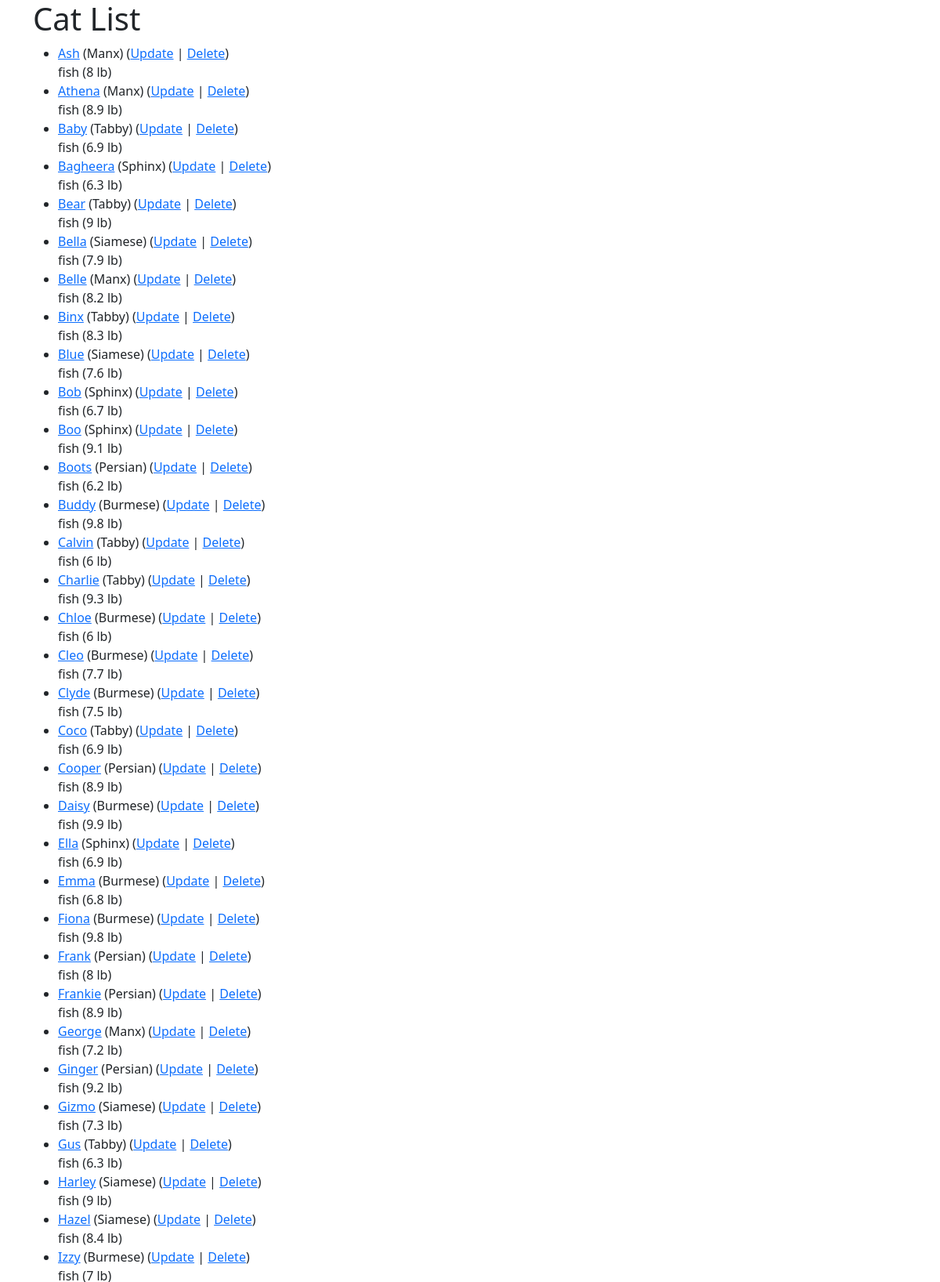
Screenshot of /cats/ (signed in, upper part) with the database file from the repository.
### cats/models.py (models this page shows, shortened)
class Cat(models.Model):
    nickname = models.CharField(
            max_length=200,
            validators=[MinLengthValidator(2, "Nickname must be greater than 1 character")]
    )
    weight = models.PositiveIntegerField()
    foods = models.CharField(max_length=300, default='fish')
    breed = models.ForeignKey('Breed', on_delete=models.CASCADE, null=False)

class Breed(models.Model):
    name = models.CharField(
            max_length=200,
            validators=[MinLengthValidator(2, "Breed must be greater than 1 character")]
    )
    def __str__(self):
        return self.name

### cats/views.py (the view)
# urls.py: path('', views.CatList.as_view(), name='all'),
class CatList(LoginRequiredMixin, ListView):
    model = Cat
    def get_context_data(self, **kwargs):
        context = super().get_context_data(**kwargs)
        context['breed_count'] = Breed.objects.count()
        return context

### cats/templates/cats/cat_list.html (shortened to what this page needs)
{% extends "base_bootstrap.html" %}
{% block content %}
    <h1>Cat List</h1>
    {% if cat_list %}
      <ul>
        {% for cat in cat_list %}
          <li>
            <div>
              <a href="{% url 'cats:cat_detail' cat.id %}">{{ cat.nickname }}</a>
              ({{ cat.breed }}) (<a href="{% url 'cats:cat_update' cat.id %}">Update</a> |
              <a href="{% url 'cats:cat_delete' cat.id %}">Delete</a>) <br />
              {{ cat.foods }} ({{ cat.weight }} lb)
            </div>
          </li>
        {% endfor %}
      </ul>
    {% else %}
      <p>There are no cats in the library.</p>
    {% endif %}
{% endblock %}

### rows the page displays
Cat: nickname "Ash", breed "Manx", foods "fish", weight "8"
Cat: nickname "Athena", breed "Manx", foods "fish", weight "8.9"
Cat: nickname "Baby", breed "Tabby", foods "fish", weight "6.9"
Cat: nickname "Bagheera", breed "Sphinx", foods "fish", weight "6.3"
Cat: nickname "Bear", breed "Tabby", foods "fish", weight "9"
Cat: nickname "Bella", breed "Siamese", foods "fish", weight "7.9"
Cat: nickname "Belle", breed "Manx", foods "fish", weight "8.2"
Cat: nickname "Binx", breed "Tabby", foods "fish", weight "8.3"
Cat: nickname "Blue", breed "Siamese", foods "fish", weight "7.6"
Cat: nickname "Bob", breed "Sphinx", foods "fish", weight "6.7"
Cat: nickname "Boo", breed "Sphinx", foods "fish", weight "9.1"
Cat: nickname "Boots", breed "Persian", foods "fish", weight "6.2"
Cat: nickname "Buddy", breed "Burmese", foods "fish", weight "9.8"
Cat: nickname "Calvin", breed "Tabby", foods "fish", weight "6"
Cat: nickname "Charlie", breed "Tabby", foods "fish", weight "9.3"
Cat: nickname "Chloe", breed "Burmese", foods "fish", weight "6"
Cat: nickname "Cleo", breed "Burmese", foods "fish", weight "7.7"
Cat: nickname "Clyde", breed "Burmese", foods "fish", weight "7.5"
Cat: nickname "Coco", breed "Tabby", foods "fish", weight "6.9"
Cat: nickname "Cooper", breed "Persian", foods "fish", weight "8.9"
Cat: nickname "Daisy", breed "Burmese", foods "fish", weight "9.9"
Cat: nickname "Ella", breed "Sphinx", foods "fish", weight "6.9"
Cat: nickname "Emma", breed "Burmese", foods "fish", weight "6.8"
Cat: nickname "Fiona", breed "Burmese", foods "fish", weight "9.8"
Cat: nickname "Frank", breed "Persian", foods "fish", weight "8"
Cat: nickname "Frankie", breed "Persian", foods "fish", weight "8.9"
Cat: nickname "George", breed "Manx", foods "fish", weight "7.2"
Cat: nickname "Ginger", breed "Persian", foods "fish", weight "9.2"
Cat: nickname "Gizmo", breed "Siamese", foods "fish", weight "7.3"
Cat: nickname "Gus", breed "Tabby", foods "fish", weight "6.3"
Cat: nickname "Harley", breed "Siamese", foods "fish", weight "9"
Cat: nickname "Hazel", breed "Siamese", foods "fish", weight "8.4"
Cat: nickname "Izzy", breed "Burmese"
